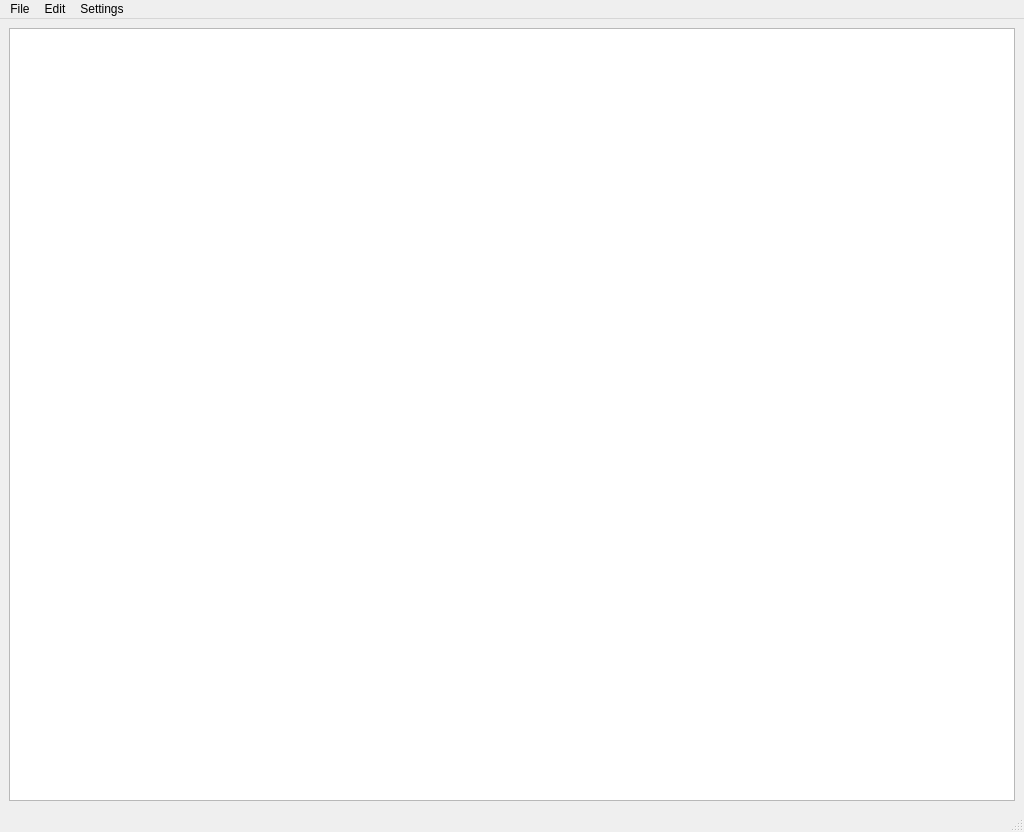
<?xml version="1.0" encoding="UTF-8"?>
<ui version="4.0">
 <class>TextEditor</class>
 <widget class="QMainWindow" name="TextEditor">
  <property name="geometry">
   <rect>
    <x>0</x>
    <y>0</y>
    <width>1024</width>
    <height>832</height>
   </rect>
  </property>
  <property name="windowTitle">
   <string>Editor de Texto</string>
  </property>
  <widget class="QWidget" name="centralwidget">
   <layout class="QVBoxLayout" name="verticalLayout_2">
    <item>
     <layout class="QVBoxLayout" name="verticalLayout">
      <property name="spacing">
       <number>6</number>
      </property>
      <item>
       <widget class="QPlainTextEdit" name="mainEditor"/>
      </item>
      <item>
       <layout class="QHBoxLayout" name="horizontalLayout"/>
      </item>
     </layout>
    </item>
   </layout>
  </widget>
  <widget class="QMenuBar" name="menubar">
   <property name="geometry">
    <rect>
     <x>0</x>
     <y>0</y>
     <width>1024</width>
     <height>21</height>
    </rect>
   </property>
   <widget class="QMenu" name="menuFile">
    <property name="title">
     <string>File</string>
    </property>
    <addaction name="actionSave"/>
    <addaction name="actionSaveAs"/>
    <addaction name="actionNew"/>
    <addaction name="separator"/>
    <addaction name="actionClose"/>
   </widget>
   <widget class="QMenu" name="menuSettings">
    <property name="title">
     <string>Settings</string>
    </property>
   </widget>
   <widget class="QMenu" name="menuEdit">
    <property name="title">
     <string>Edit</string>
    </property>
    <addaction name="actionReturn"/>
    <addaction name="actionRFoward"/>
    <addaction name="separator"/>
    <addaction name="actionClear"/>
   </widget>
   <addaction name="menuFile"/>
   <addaction name="menuEdit"/>
   <addaction name="menuSettings"/>
  </widget>
  <widget class="QStatusBar" name="statusbar"/>
  <action name="actionSave">
   <property name="text">
    <string>Salvar</string>
   </property>
   <property name="shortcut">
    <string>Ctrl+S</string>
   </property>
  </action>
  <action name="actionSaveAs">
   <property name="text">
    <string>Salvar Como</string>
   </property>
   <property name="shortcut">
    <string>Ctrl+Shift+S</string>
   </property>
  </action>
  <action name="actionNew">
   <property name="text">
    <string>Novo</string>
   </property>
   <property name="shortcut">
    <string>Ctrl+N</string>
   </property>
  </action>
  <action name="actionClose">
   <property name="text">
    <string>Fechar</string>
   </property>
  </action>
  <action name="actionReturn">
   <property name="text">
    <string>Voltar</string>
   </property>
   <property name="shortcut">
    <string>Ctrl+Z</string>
   </property>
  </action>
  <action name="actionRFoward">
   <property name="text">
    <string>Ir para frente</string>
   </property>
   <property name="shortcut">
    <string>Ctrl+Shift+Z</string>
   </property>
  </action>
  <action name="actionClear">
   <property name="text">
    <string>Limpar</string>
   </property>
   <property name="shortcut">
    <string>Ctrl+Alt+Backspace</string>
   </property>
  </action>
 </widget>
 <resources/>
 <connections/>
</ui>
